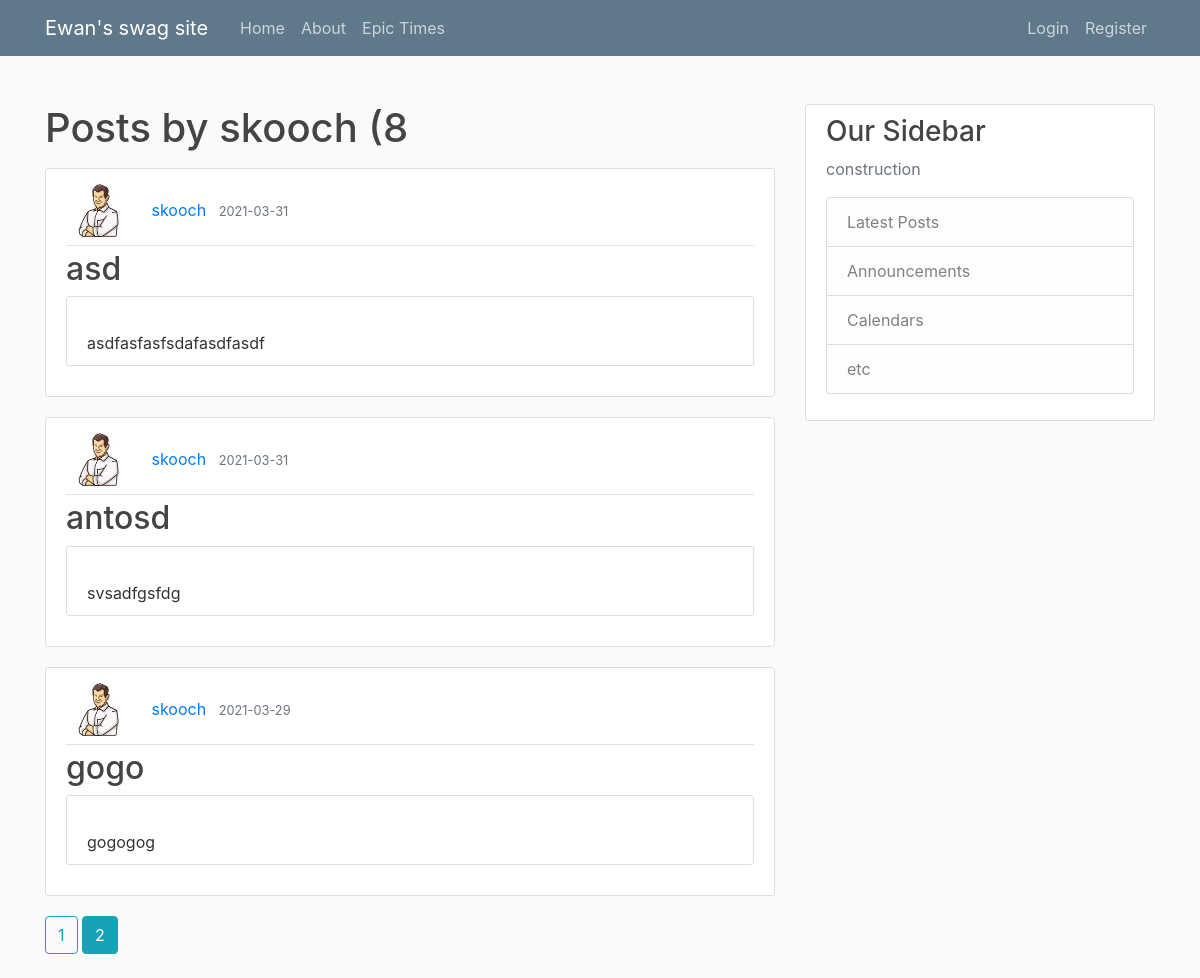
Page /user/skooch?page=2 on the committed database.
### flask_attempt/models.py (models this page shows, shortened)
class User(db.Model, UserMixin):
    id = db.Column(db.Integer, primary_key=True)
    username = db.Column(db.String(20), unique=True, nullable=False)
    email = db.Column(db.String(120), unique=True, nullable=False)
    image_file = db.Column(db.String(20), nullable=False, default='default.jpg')
    password = db.Column(db.String(60), nullable=False)
    posts = db.relationship('Post', backref='author', lazy=True)

class Post(db.Model):
    id = db.Column(db.Integer, primary_key=True)
    title = db.Column(db.String(100), nullable=False)
    date_posted = db.Column(db.DateTime, nullable=False, default=datetime.utcnow)
    content = db.Column(db.Text, nullable=False)
    user_id = db.Column(db.Integer, db.ForeignKey('user.id'), nullable=False)

### flask_attempt/routes.py (the view)
@app.route("/user/<string:username>")    #different routes for the website (home, about, etc.)
def user_posts(username):
    page = request.args.get('page',1,type=int)
    user= User.query.filter_by(username=username).first_or_404()
    posts = Post.query.filter_by(author=user)\
        .order_by(Post.date_posted.desc())\
        .paginate(per_page = 5)
    return render_template('user_posts.html', posts=posts,user = user) #returns the premade html templates which are stored in the directory

### flask_attempt/templates/user_posts.html
﻿{% extends "layout.html" %}
{% block content %}
    <h1 class="mb-3"> Posts by {{user.username}} ({{posts.total}}</h1>
    {% for post in posts.items %}
<article class="media content-section">
    <div class="media-body">
        <div class="article-metadata">
            <img class="rounded-circle article-img" src="{{url_for('static',filename = 'profile_pics/' + post.author.image_file)}}" />
            <a class="mr-2" href="{{url_for('user_posts', username = post.author.username)}}">{{ post.author.username }}</a>
            <small class="text-muted">{{ post.date_posted.strftime('%Y-%m-%d') }}</small>
        </div>
        <h2><a class="article-title" href="{{url_for('post' , post_id= post.id)}}">{{ post.title }}</a></h2>
        {% if post.content|length > 100 %}
        <p class="article-content">
            {{ post.content[0:80] }}...
        </p>
        {% else %}
        <p class="article-content content-section">
            {{ post.content }}
        </p>
        {% endif %}
    </div>
</article>
    {% endfor %}
{% for page_num in posts.iter_pages(left_edge = 1,right_edge = 1, left_current= 1,right_current =2,) %}
    {% if page_num %}
        {% if posts.page == page_num %}
<a class="btn btn-info mb-4" href="{{url_for('user_posts', username = user.username, page = page_num)}}">{{page_num}}</a>
        {% else %}
<a class="btn btn-outline-info mb-4" href="{{url_for('user_posts', username = user.username, page = page_num)}}">{{page_num}}</a>
        {% endif %}
    {% else %}
        ...
    {% endif %}
{% endfor %}
{% endblock content %}

### flask_attempt/static/main.css (style rules this page uses)
body { background: #fafafa; color: #333333; margin-top: 5rem; }
h1, h2, h3, h4, h5, h6 { color: #444444; }
.content-section { background: #ffffff; padding: 10px 20px; border: 1px solid #dddddd; border-radius: 3px; margin-bottom: 20px; }
.article-title { color: #444444; }
.article-content { white-space: pre-line; }
.article-img { height: 65px; width: 65px; margin-right: 16px; }
.article-metadata { padding-bottom: 1px; margin-bottom: 4px; border-bottom: 1px solid #e3e3e3 }

### rows in the picture
User: username "skooch"
Post: image_file (picture), author.username "skooch", date_posted "2021-03-31", title "asd", content "asdfasfasfsdafasdfasdf"
Post: image_file (picture), author.username "skooch", date_posted "2021-03-31", title "antosd", content "svsadfgsfdg"
Post: image_file (picture), author.username "skooch", date_posted "2021-03-29", title "gogo", content "gogogog"

### other values in the picture
{{ posts.total }} "8"
{{ page_num }} "1"
{{ page_num }} "2"
